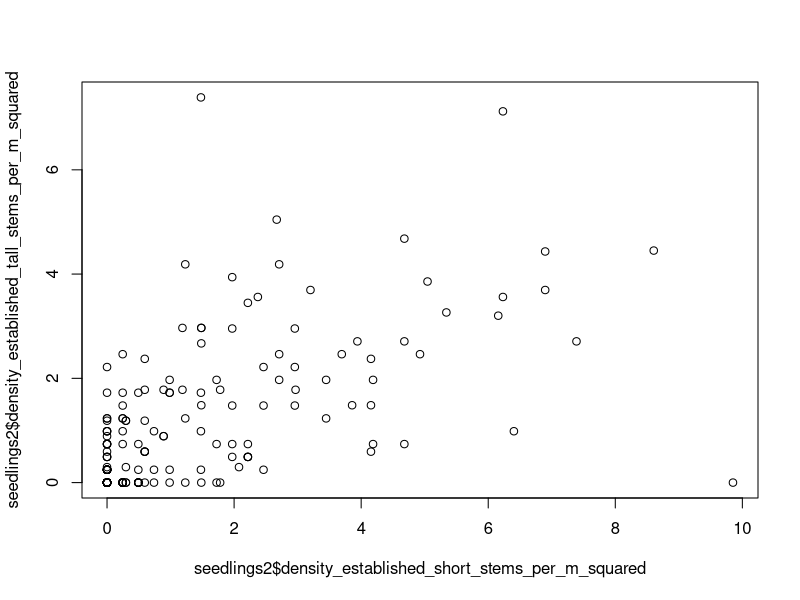
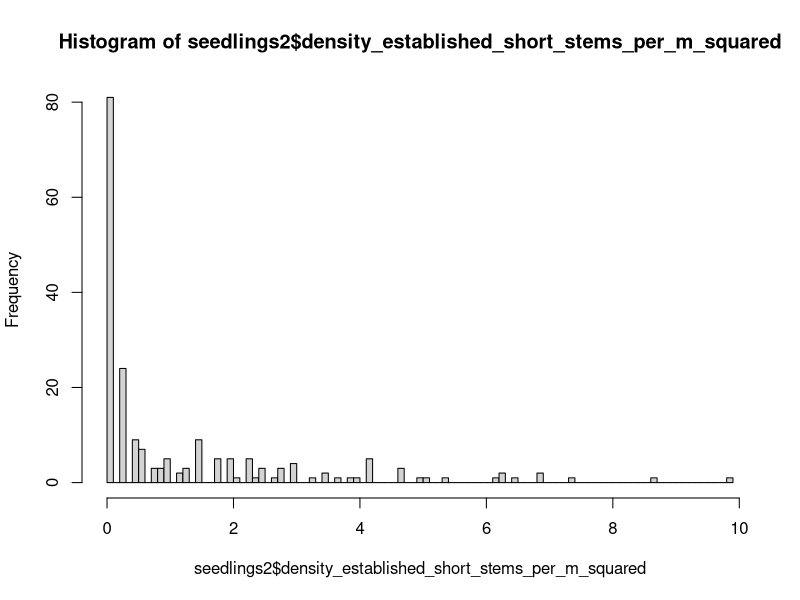
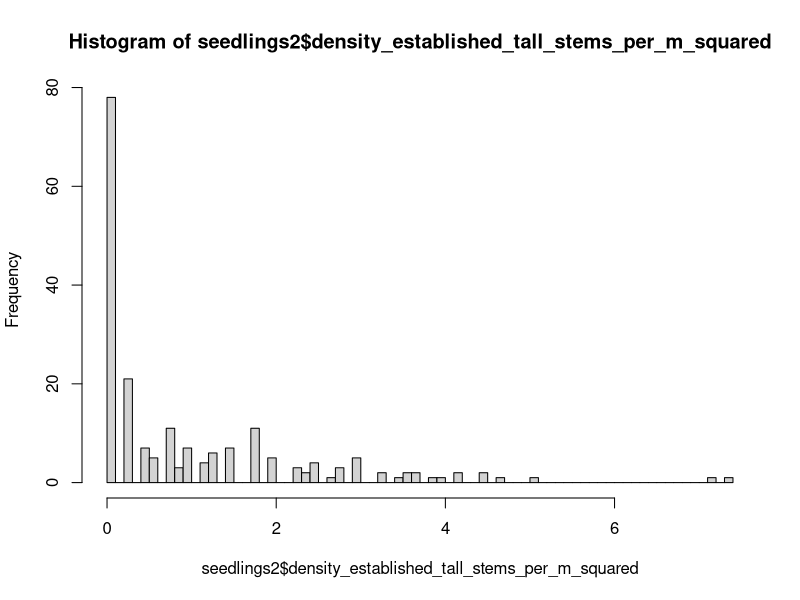
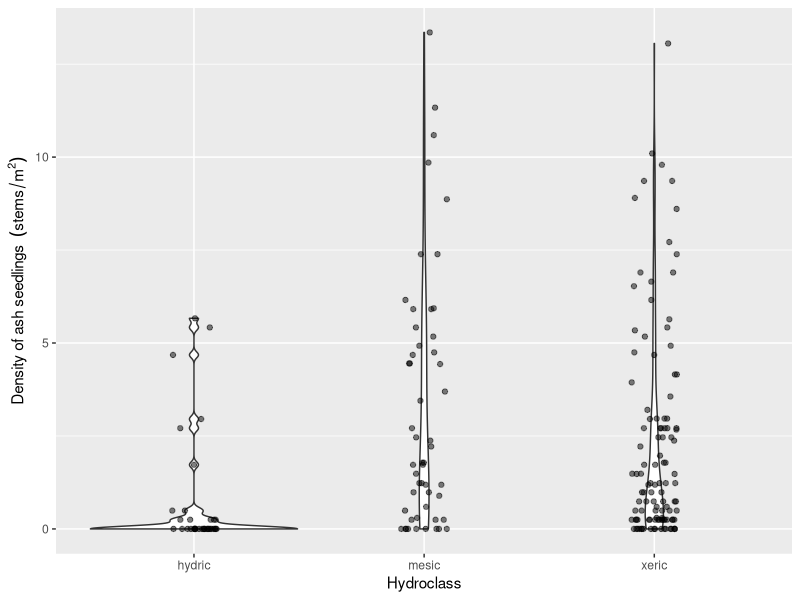
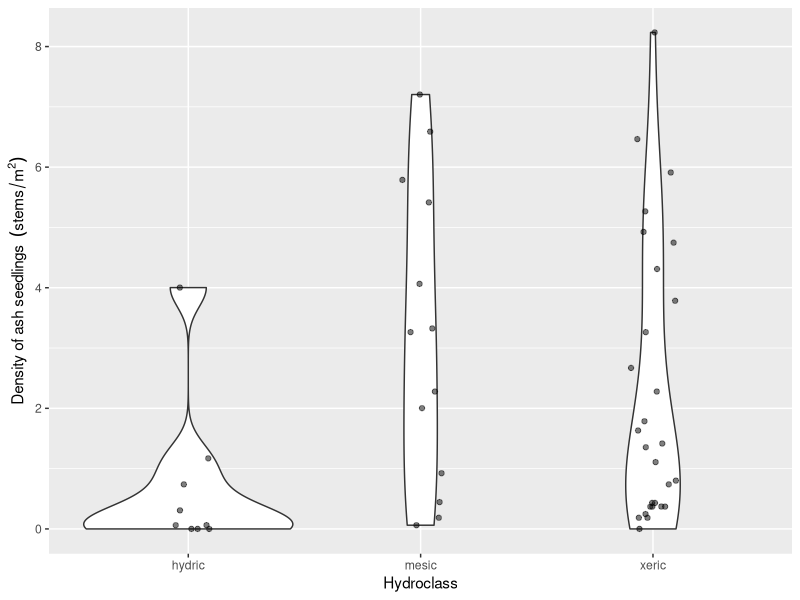
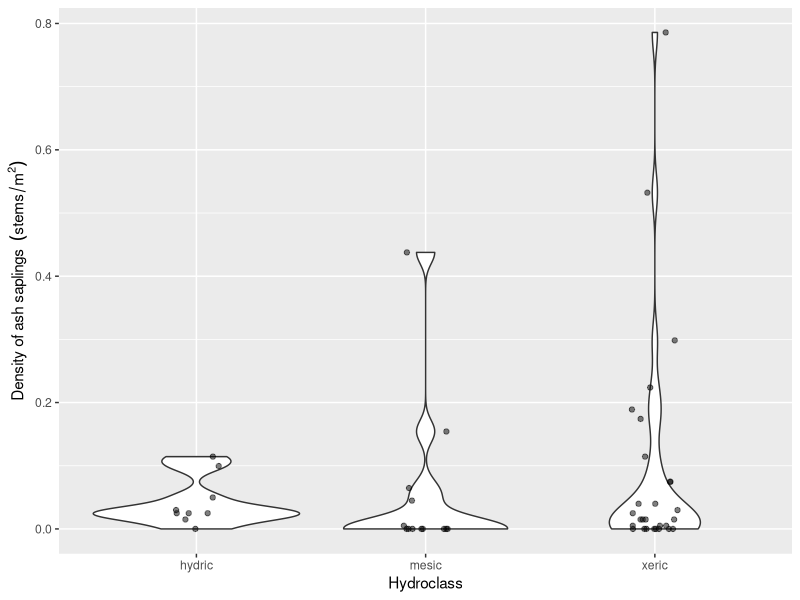

Recreate these plots in R, in order.
# Aaron Tayal
# 7/8/2024
# The purpose is to report (with the data we have so far) what the stem 
# density of ash seedlings, saplings, small trees, and trees is

library(ggplot2)
library(dplyr)

# Seedlings -------------------------------------------------------------------

seedlings <- read.csv("Raw_data/07_08_2024_ash_seedlings.csv")
seedlings$center_tree_number <- as.integer(seedlings$center_tree_number)
hydro <- read.csv("Raw_data/MI-plot-hydroclasses.csv")

# To combine the data on hydroclasses with the seedling data, I will
# use inner_join, which keeps only the rows which have center_tree_number
# matching between the two datasets:
seedlings2 <- inner_join(seedlings, hydro, by="center_tree_number")

# We recorded data for each quadrant of each microplot, so I need to add up the
# four quadrants for short seedlings (those that are shorter than 25 cm):
seedlings2$number_established_short <- 
  seedlings2$northeast_number_established_short +
  seedlings2$southeast_number_established_short +
  seedlings2$southwest_number_established_short +
  seedlings2$northwest_number_established_short

# Same for tall seedlings:
seedlings2$number_established_tall <- 
  seedlings2$northeast_number_established_tall +
  seedlings2$southeast_number_established_tall +
  seedlings2$southwest_number_established_tall +
  seedlings2$northwest_number_established_tall

# Now I need to divide the raw counts by the area of the circular microplot to
# get the density. 
seedlings2$density_established_short_stems_per_m_squared <-
  (seedlings2$number_established_short / 
     seedlings2$area_of_microplot_m_squared)

seedlings2$density_established_tall_stems_per_m_squared <-
  (seedlings2$number_established_tall / 
     seedlings2$area_of_microplot_m_squared)

# I will make a column for the combined density of both short and tall seedlings:
seedlings2$density_established_seedlings_stems_per_m_squared <- 
  seedlings2$density_established_short_stems_per_m_squared +
  seedlings2$density_established_tall_stems_per_m_squared

# For a common sense check, I'll plot the density of short seedlings against
# the density of tall seedlings.  I predict (prior to seeing it) that they 
# will be correlated.
plot(seedlings2$density_established_short_stems_per_m_squared,
     seedlings2$density_established_tall_stems_per_m_squared)

# I will plot histograms for short and tall seedlings. I want to know what is 
# the qualitative shape of the distribution:
hist(seedlings2$density_established_short_stems_per_m_squared, breaks=100)
hist(seedlings2$density_established_tall_stems_per_m_squared, breaks=100)

# Note: these density variables are pseudo-continuous, but really they are
# discrete, because the counts are discrete, and so there are only a limited
# number of values that the density can take.

# I want to make a violin plot that shows the distribution of seedling densities
# for each of the three hydroclasses (xeric, mesic, and hydric)
ggplot(data=seedlings2, aes(x=factor(mstrlvl), 
                            y=density_established_seedlings_stems_per_m_squared)) +
  geom_violin() +
  geom_jitter(height=0, width=0.1, alpha=0.5) +
  xlab("Hydroclass") +
  ylab(bquote("Density of ash seedlings " ~ (stems/m^2)))

# I want to take an average of the 4 microplots in order to report data at the 
# plot level. IMPORTANT NOTE: sometimes, we forgot to write the percent cover
# for 1 out of 4 of the microplots. I have instructed the code to strip NA values
# before taking the mean.  I'm assuming it's okay because we still have three other
# values, but I need to check on this.
seedlings_by_plot <- seedlings2 %>% group_by(center_tree_number) %>% 
  summarize(mean_perc_cov = mean(percent_cover_0_0.5_1_3.5_8_15.5_25.5_etc, 
                                 na.rm=TRUE),
            mean_density_est_seedl = mean(density_established_seedlings_stems_per_m_squared),
            mstrlvl = first(mstrlvl))

# Make a graph that shows the seedling densities by hydroclass, at the plot level
ggplot(data=seedlings_by_plot, aes(x=factor(mstrlvl), 
                            y=mean_density_est_seedl)) +
  geom_violin() +
  geom_jitter(height=0, width=0.1, alpha=0.5) +
  xlab("Hydroclass") +
  ylab(bquote("Density of ash seedlings " ~ (stems/m^2)))

# -----------------------------------------------------------------------------
# Saplings --------------------------------------------------------------------

saplings <- read.csv("Raw_data/07_09_2024_ash_saplings.csv")
saplings$center_tree_number <- as.integer(saplings$center_tree_number)

# Trying to add in the hydroclass to this dataframe:
saplings2 <- inner_join(saplings, hydro, by="center_tree_number")

# Saplings were counted in each quadrant, so I want to sum up the quadrants
# to get a total number of saplings by plot
saplings_by_plot <- saplings2 %>% group_by(center_tree_number) %>% 
  summarize(number_saplings = sum(number_of_stems),
            mstrlvl = first(mstrlvl))

# To find the density of saplings, I need to divide the number of saplings 
# found in the subplot (8 meters in radius) by the area of that subplot. 
# The area of the subplot is 201.062 m^2
saplings_by_plot$density_saplings_stems_per_m_squared <- 
  saplings_by_plot$number_saplings / 201.062

# Now, make a violin plot that shows the number of saplings found at each plot, 
# as a function of hydroclass
ggplot(data=saplings_by_plot, aes(x=factor(mstrlvl), 
                                  y=density_saplings_stems_per_m_squared)) + 
  geom_violin() +
  geom_jitter(height=0, width=0.1, alpha=0.5) +
  xlab("Hydroclass") +
  ylab(bquote("Density of ash saplings " ~ (stems/m^2)))









  

